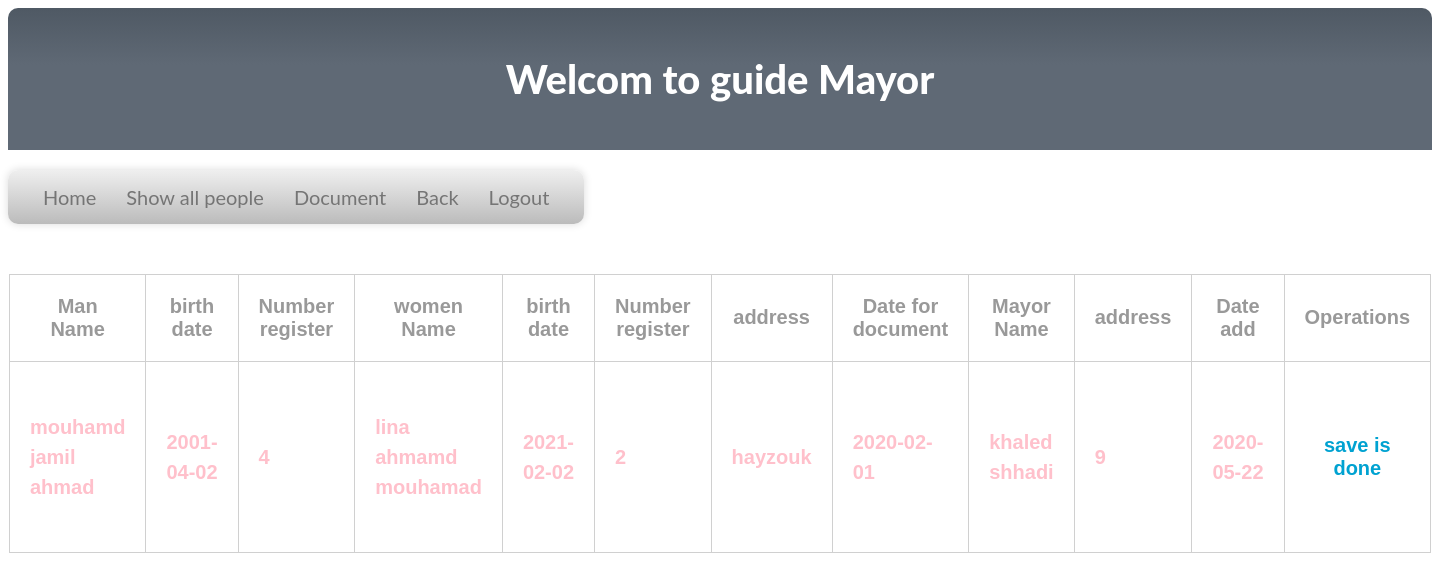
The page /showdivorce.php?id=9 on the database its author committed.
### tables this page shows
CREATE TABLE IF NOT EXISTS `divorce` (
  `id` int(11) NOT NULL AUTO_INCREMENT,
  `man` varchar(100) NOT NULL,
  `bdman` date NOT NULL,
  `nbreg` int(11) NOT NULL,
  `women` varchar(100) NOT NULL,
  `bd` date NOT NULL,
  `nbregb` int(11) NOT NULL,
  `placeb` varchar(100) NOT NULL,
  `ddocument` date NOT NULL,
  `namemyor` varchar(100) NOT NULL,
  `address` int(11) NOT NULL,
  `date` date NOT NULL,
  `deletee` varchar(100) NOT NULL DEFAULT 'false',
  PRIMARY KEY (`id`)
);

### src/showdivorce.php (the view, shortened to what this page needs)
<!DOCTYPE html>
<html>
<head>
  <link rel="stylesheet" type="text/css" media="screen" href="main.css" />
</head>
<body>
<div class="header" >
<h1> Welcom to guide Mayor </h1>
</div>
<nav >
	<ul>
		<li><a href="officer.php">Home</a></li>
		<li><a href="ppltown.php">Show all people</a>
		</li>
		<li><a href="#">Document   </a>
		</li>
		<li><a href="odivorce.php">Back</a></li>
		<li><a href="logout.php">Logout</a></li>
	</ul>
</nav>
<center>
<center>
 <div id="content">
    <table align="center">
    <th>Man Name</th>
    <th>birth date</th>
    <th>Number register</th>
    <th>women Name</th>
    <th>birth date</th>
    <th>Number register</th>
    <th>address </th>
    <th>Date for document</th>
    <th>Mayor Name</th>
    <th>address</th>
    <th>Date add</th>
    <th colspan="2">Operations</th>
   <?php
        $idd = $_GET['id'];
    $conn= mysqli_connect("localhost", "root","", "guide");
 $sql_queryn="SELECT * FROM divorce where 	address='$idd' && deletee='true'  ";
 $resultn=mysqli_query($conn,$sql_queryn);
 while($row2=mysqli_fetch_row($resultn))
 {
  ?>
        <tr>
   <td><?php echo  "<p style='color:pink;'>".$row2[1]."</p>"; ?></td>
     <td><?php echo "<p style='color:pink;'>".$row2[2]."</p>"; ?></td>
     <td><?php echo  "<p style='color:pink;'>".$row2[3]."</p>"; ?></td>
     <td><?php echo "<p style='color:pink;'>".$row2[4]."</p>"; ?></td>
     <td><?php echo  "<p style='color:pink;'>".$row2[5]."</p>"; ?></td>
     <td><?php echo "<p style='color:pink;'>".$row2[6]."</p>"; ?></td>
     <td><?php echo  "<p style='color:pink;'>".$row2[7]."</p>"; ?></td>
     <td><?php echo  "<p style='color:pink;'>".$row2[8]."</p>"; ?></td>
     <td><?php echo  "<p style='color:pink;'>".$row2[9]."</p>"; ?></td>
     <td><?php echo "<p style='color:pink;'>".$row2[10]."</p>"; ?></td>
     <td><?php echo "<p style='color:pink;'>".$row2[11]."</p>"; ?></td>
  <td align="center">
  <a href="<?php echo "#" ?>"
  >save is done</a>
   </td>
        </tr>
        <?php
 }
 ?>
    </table>
    </div>
</center>
</body>
</html>

### src/css/main.css (style rules this page uses)
body { font-size: 20px; color: #212529; font-family: 'Lato', 'Times New Roman', serif; }
p { line-height: 1.5; margin: 30px 0; }
h1, h2, h3, h4, h5, h6 { font-weight: 800; font-family: 'Lato', 'Helvetica Neue', Helvetica, Arial, sans-serif; }
a { color: #212529; -webkit-transition: all 0.2s; -moz-transition: all 0.2s; transition: all 0.2s; }

### src/showdivorce.php (style rules this page uses)
nav ul { background: #efefef; background: linear-gradient(top, #efefef 0%, #bbbbbb 100%); background: -moz-linear-gradient(top, #efefef 0%, #bbbbbb 100%); background: -webkit-linear-gradient(top, #efefef 0%,#bbbbbb 100%); box-shadow: 0px 0px 9px rgba(0,0,0,0.15); padding: 0 20px; border-radius: 10px; list-style: none; position: relative; display: inline-table; }
nav ul:after { content: ""; clear: both; display: block; }
nav ul li { float: left; }
nav ul li a { display: block; padding:15px ; color: #757575; text-decoration: none; }
.header { color: white; background: #4b545f; background: linear-gradient(top, #4f5964 0%, #5f6975 40%); background: -moz-linear-gradient(top, #4f5964 0%, #5f6975 40%); background: -webkit-linear-gradient(top, #4f5964 0%,#5f6975 40%); text-align: center; border-radius: 10px 10px 0px 0px; padding:20px; }
table { width:80%; font-family:Tahoma, Geneva, sans-serif; font-weight:bolder; color:#999; margin-bottom:80px; }
table a { text-decoration:none; color:#00a2d1; }
table,td,th { border-collapse:collapse; border:solid #d0d0d0 1px; padding:20px; }

### rows shown on the page
divorce: man "mouhamd jamil ahmad", bdman "2001-04-02", nbreg "4", women "lina ahmamd mouhamad", bd "2021-02-02", nbregb "2", placeb "hayzouk", ddocument "2020-02-01", namemyor "khaled shhadi", address "9", date "2020-05-22"
